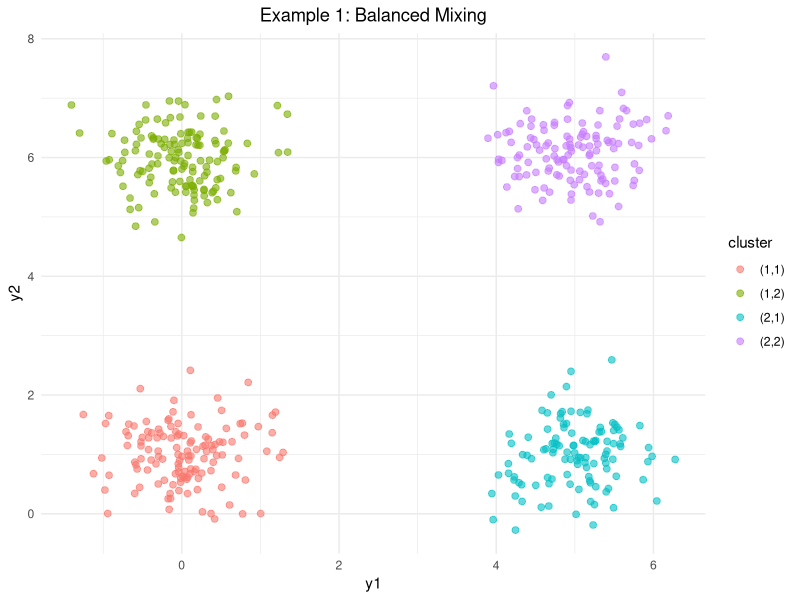
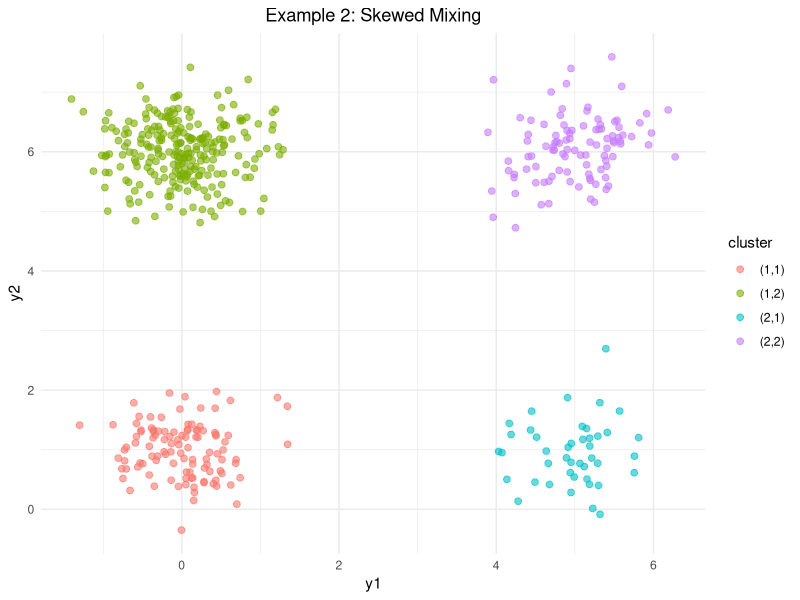
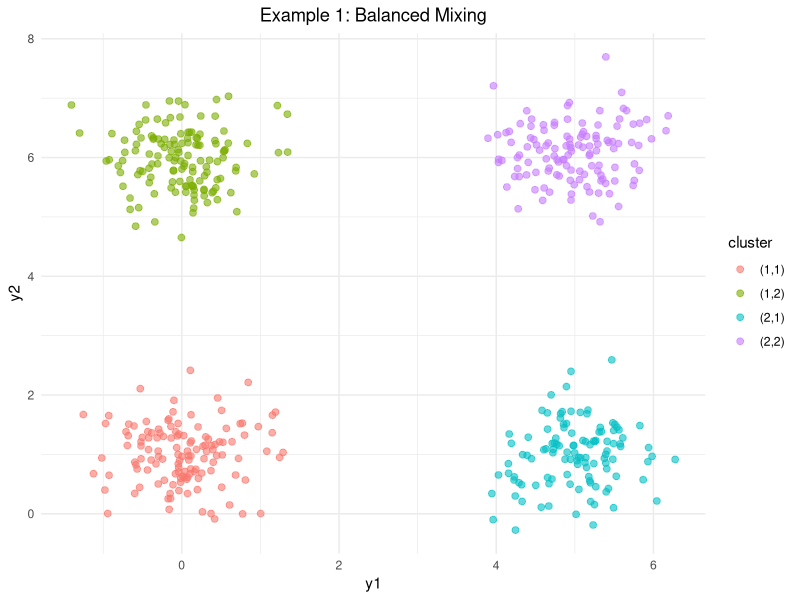
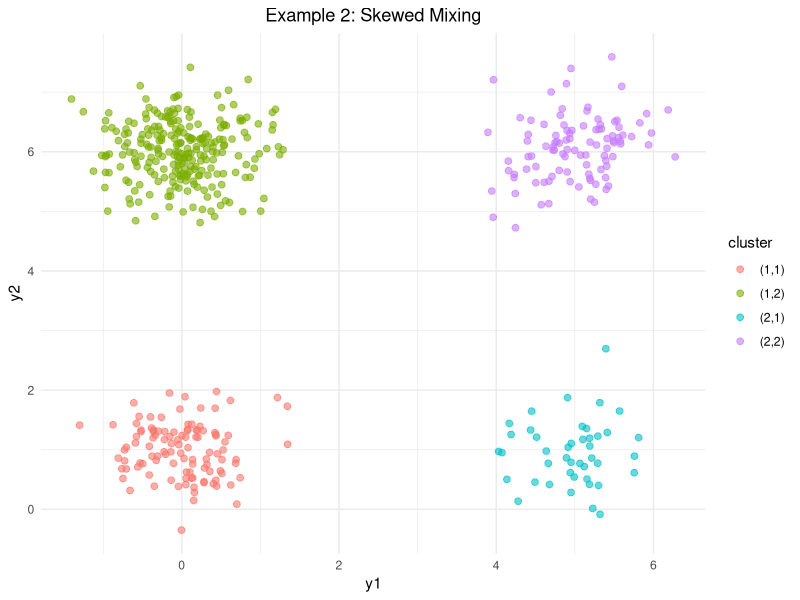

Write R code to recreate these figures, in order.
# Load necessary libraries
library(ggplot2)

# Function to generate data
generate_mixture_data <- function(N, pi1, pi2, mu, sigma) {
  set.seed(123)
  c1 <- rbinom(N, 1, pi1) + 1
  c2 <- rbinom(N, 1, pi2) + 1
  y1 <- rnorm(N, mean = mu[c1, 1], sd = sigma[c1, 1])
  y2 <- rnorm(N, mean = mu[c2, 2], sd = sigma[c2, 2])
  cluster <- paste0("(", c1, ",", c2, ")")
  data.frame(y1 = y1, y2 = y2, cluster = factor(cluster))
}

# Parameters for Example 1 (balanced mixing)
mu <- matrix(c(0, 1, 5, 6), nrow = 2, byrow = TRUE)
sigma <- matrix(c(0.5, 0.5, 0.5, 0.5), nrow = 2, byrow = TRUE)
data1 <- generate_mixture_data(500, 0.5, 0.5, mu, sigma)

# Plot Example 1
ggplot(data1, aes(y1, y2, color = cluster)) +
  geom_point(alpha = 0.6, size = 2) +
  theme_minimal() +
  ggtitle("Example 1: Balanced Mixing") +
  theme(plot.title = element_text(hjust = 0.5))
ggsave("example1.png", width = 6, height = 4)

# Parameters for Example 2 (skewed mixing)
data2 <- generate_mixture_data(500, 0.3, 0.7, mu, sigma)

# Plot Example 2
ggplot(data2, aes(y1, y2, color = cluster)) +
  geom_point(alpha = 0.6, size = 2) +
  theme_minimal() +
  ggtitle("Example 2: Skewed Mixing") +
  theme(plot.title = element_text(hjust = 0.5))
ggsave("example2.png", width = 6, height = 4)